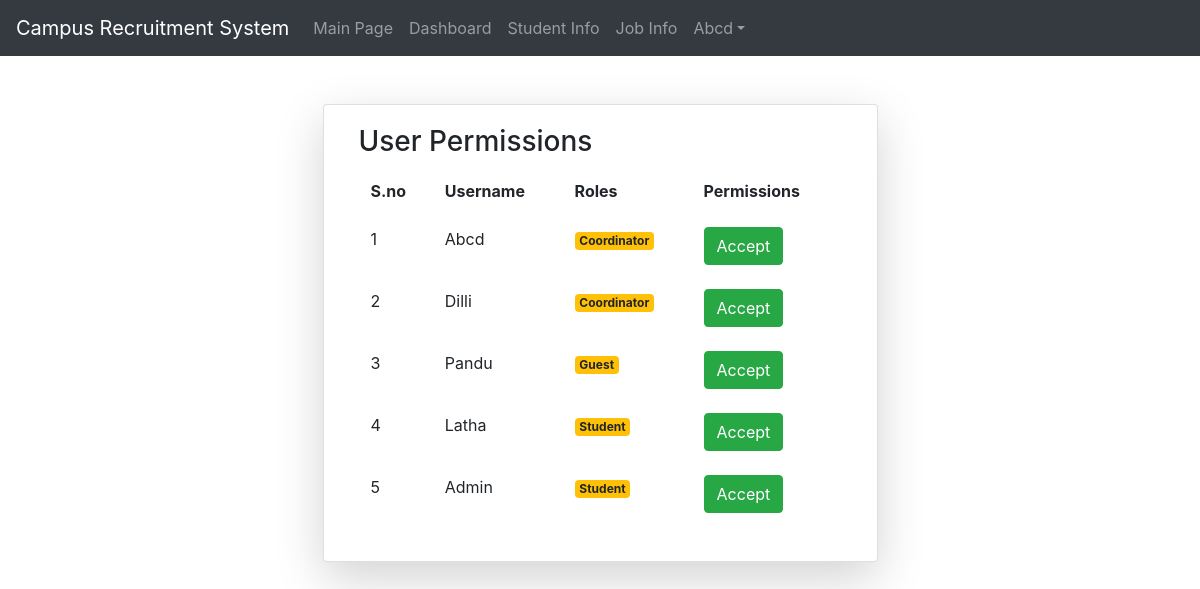
/per/ (signed in), run on the app's committed database.
### RevisedApp/models.py (models this page shows)
class User(AbstractUser):
	t=[('CSE','CSE'),('ECE','ECE'),('CIVIL','CIVIL'),('Mechanical','Mechanical'),('EEE','EEE'),('MBA','MBA')]
	y=[('III','III'),('IV','IV')]
	rollno=models.CharField(default='17AK1A000',max_length=10)
	dob=models.DateField(null=True)
	year=models.CharField(choices=y,max_length=5,null=True)
	dept=models.CharField(choices=t,max_length=12,null=True)
	phone_no=models.IntegerField(null=True)
	percentage=models.IntegerField(null=True)
	backlogs=models.IntegerField(null=True)
	pass_year=models.IntegerField(null=True)
	address=models.CharField(max_length=250,null=True)
	r=[(1,'coordinator'),(2,'Student'),(3,'Guest')]
	role=models.IntegerField(choices=r,default=2)

### RevisedApp/views.py (the view)
# urls.py: path('per/',views.permissions,name='perm'),
def permissions(request):
	ty=User.objects.all()
	return render(request,'html/permissions.html',{'q':ty})

### RevisedApp/templates/html/permissions.html (shortened to what this page needs)
{% extends 'html/base.html' %}
{% block content %}
  <div class = "container">
  <div class = "card col-md-6 mx-auto mt-5 shadow-lg">
    <div class="card-body">
			<h3>User Permissions</h3>
			<table class="table table-borderless">
				<tr>
					<th>S.no</th>
					<th>Username</th>
					<th>Roles</th>
					<th>Permissions</th>
				</tr>
				{% for j in q %}
				<tr>
					<td>{{forloop.counter}}</td>
					<td>{{j.username}}</td>
					<td>
						{% if j.username.is_superuser %}
						<span class="badge badge-pills badge-warning">Admin</span>
						{% elif j.role == 1 %}
						<span class="badge badge-pills badge-warning">Coordinator</span>
						{% elif j.role == 2 %}
						<span class="badge badge-pills badge-warning">Student</span>
						{% else %}
						<span class="badge badge-pills badge-warning">Guest</span>
						{% endif %}
				</td>
					<td colspan="3">
						<a href="{% url 'gp' j.id %}" class="btn btn-success">Accept</a>
					</td>
				</tr>
				{% endfor %}
						</table>
	</div>
</div>
</div>
{% endblock %}

### RevisedApp/templates/html/navbar.html (shortened to what this page needs)
<nav class="navbar navbar-expand-md bg-dark navbar-dark">
  <a class="navbar-brand" href="{% url 'home' %}">Campus Recruitment System</a>
  <div class="collapse navbar-collapse" id="collapsibleNavbar">
    <ul class="navbar-nav">
      {% if not user.is_authenticated %}
      <li class="nav-item">
        <a class="nav-link" href="{% url 'home' %}">Home</a>
      </li>
      <li class="nav-item">
        <a class="nav-link" href="#">About</a>
      </li>
      <li class="nav-item">
        <a class="nav-link" href="{% url 'log' %}">Login/Register</a>
      </li>
      {% elif user.role == 1%}
      <li class="nav-item">
        <a class="nav-link" href="{% url 'main' %}">Main Page</a>
      </li>
      <li class="nav-item">
        <a class="nav-link" href="{% url 'dash' %}">Dashboard</a>
      </li>
      <li class="nav-item">
        <a class="nav-link" href="{% url 'perm' %}">Student Info</a>
      </li>
      <li class="nav-item">
        <a class="nav-link" href="{% url 'main' %}">Job Info</a>
      </li>
       <ul class="navbar-nav ml-auto" style="margin-right: 120px">
        {% if not user.is_authenticated %}
        <li class="nav-item">
          <a class="nav-link" href="{% url 'log' %}"> Login</a>
        </li>
        {% else %}
        <li class="dropdown">
          <a type="button" class="nav-link dropdown-toggle" data-toggle="dropdown">{{user.username}}</a>
        </li>
        {% endif %}
      </ul>
      {% endif %}
    </ul>
  </div>
</nav>

### data on the page
User: username "Abcd", role "Coordinator"
User: username "Dilli", role "Coordinator"
User: username "Pandu", role "Guest"
User: username "Latha", role "Student"
User: username "Admin", role "Student"
